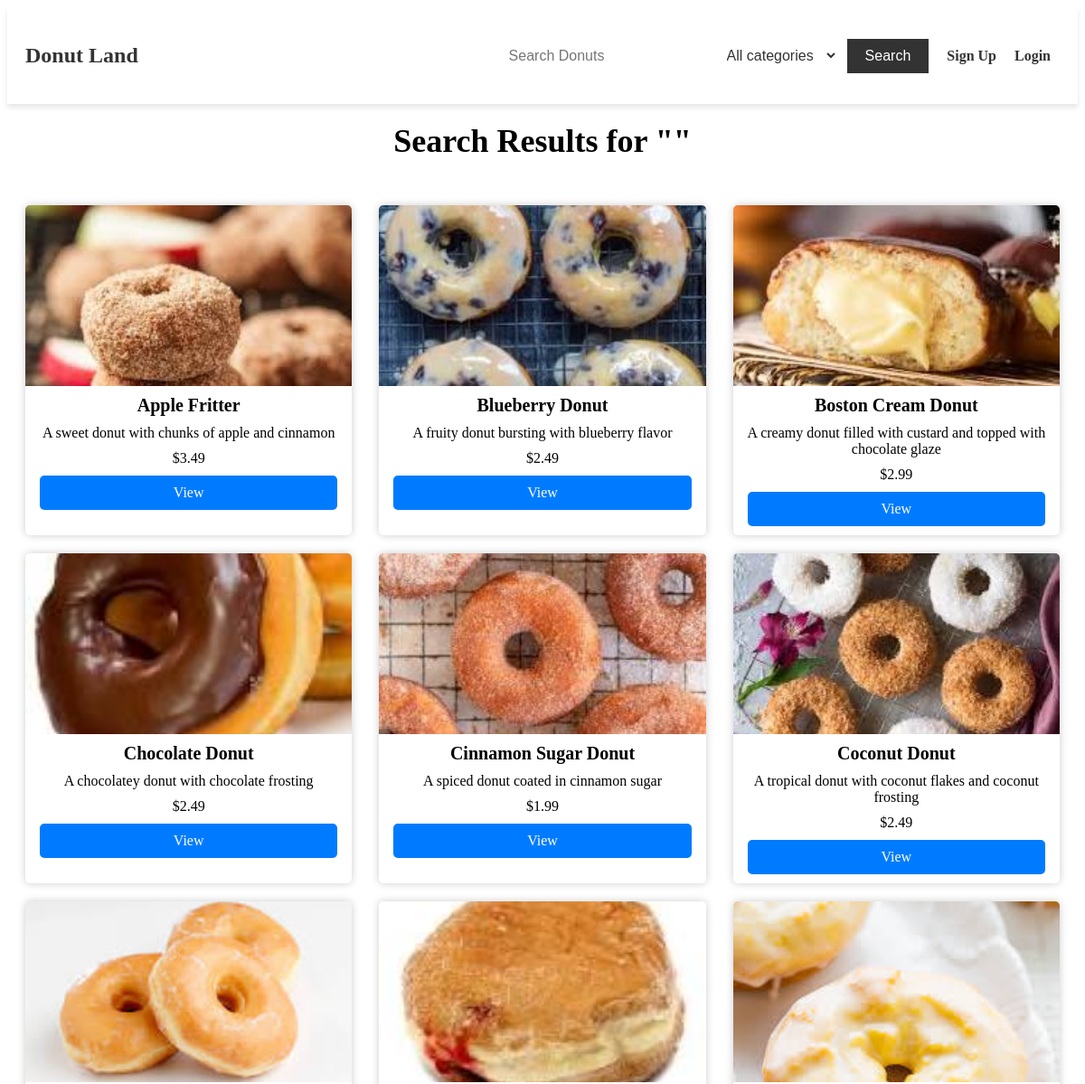
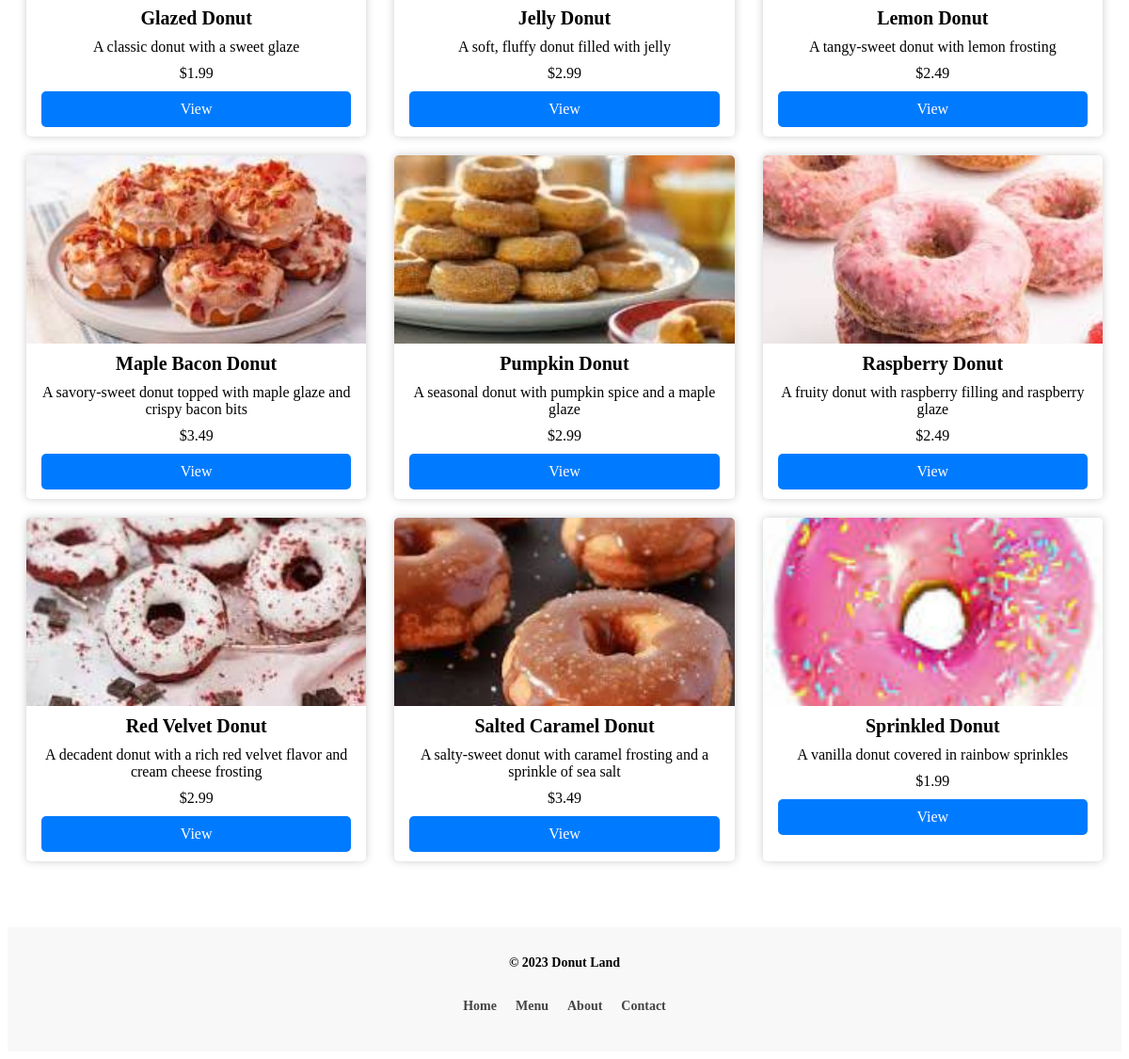
Screenshot of /search.php with the database file from the repository (2 pictures, top to bottom).
### tables this page shows
CREATE TABLE `items` (
  `id` int(11) NOT NULL,
  `name` varchar(30) NOT NULL,
  `description` varchar(300) NOT NULL,
  `price` decimal(10,2) NOT NULL,
  `image` varchar(100) DEFAULT NULL,
  `created_at` timestamp NOT NULL DEFAULT current_timestamp() ON UPDATE current_timestamp(),
  `updated_at` timestamp NOT NULL DEFAULT '0000-00-00 00:00:00',
  `category_id` int(11) NOT NULL
);

### search.php (the view, shortened to what this page needs)
<?php
  require_once './database/connect.php';
  $searchTerm = '';
  if ($_SERVER['REQUEST_METHOD'] == 'GET') {
    $searchTerm = htmlspecialchars($_GET['q'], ENT_QUOTES, 'UTF-8');
    $sql = "SELECT * FROM items";
    $params = array();
    $sql .= ' ORDER BY name ASC;';
  } else {
    header("Location: ./");
    exit();
  }
  $stmt = $pdo->prepare($sql);
  $stmt->execute($params);
  $donuts = $stmt->fetchAll(PDO::FETCH_ASSOC);
?>
<!DOCTYPE html>
<html lang="en">
<head>
  <link rel="stylesheet" href="./styles/search.css">
</head>
<body>
  <?php include_once "./header.php" ?>
  <main>
    <h1>Search Results for "<?php echo $searchTerm; ?>"</h1>
    <?php if (count($donuts) > 0): ?>
      <div class="cards-container">
        <?php foreach ($donuts as $donut): ?>
          <div class="card">
            <img src="/images/<?php echo $donut['image']; ?>" alt="<?php echo $donut['name']; ?>">
            <h2><?php echo $donut['name']; ?></h2>
            <p><?php echo $donut['description']; ?></p>
            <p>$<?php echo $donut['price']; ?></p>
            <a href="./item/item?id=<?php echo $donut['id']; ?>">View</a>
          </div>
        <?php endforeach; ?>
      </div>
    <?php else: ?>
      <p>No results found.</p>
    <?php endif; ?>
  </main>
  <?php include_once "footer.php" ?>
</body>
</html>

### header.php (shortened to what this page needs)
<!DOCTYPE html>
<html lang="en">
<head>
</head>
  <header>
    <h1 class="logo"><a href="/" >Donut Land</a></h1>
    <nav>
      <ul>
      <li>
        <form action="/search" method="GET">
          <input type="text" name="q" placeholder="Search Donuts">
          <select name="category">
          <option value="">All categories</option>
        </select>
          <button type="submit">Search</button>
        </form>
      </li>
        <?php if(isset($_SESSION["name"])){ ?>
          <li class="nav-links"><a href="/auth/update_user">Update Info</a></li>
          <li class="nav-links"><a href="/scripts/auth/logout">Logout</a></li>
          <?php } else {?>
            <li class="nav-links"><a href="/auth/signup">Sign Up</a></li>
            <li class="nav-links"><a href="/auth/login">Login</a></li>
          <?php } ?>
      </ul>
    </nav>
  </header>
</body>
</html>

### footer.php (shortened to what this page needs)
<!DOCTYPE html>
<html lang="en">
<head>
</head>
<body>
  <footer>
    <p>&copy; 2023 Donut Land</p>
    <nav>
      <a href="/">Home</a>
      <a href="/item/items">Menu</a>
      <a href="/about">About</a>
      <a href="#">Contact</a>
    </nav>
  </footer>
</body>
</html>

### styles/search.css (style rules this page uses)
body { display: flex; flex-direction: column; min-height: 100vh; justify-content: space-between; }
h1 { font-size: 36px; margin: 20px 0; text-align: center; }
h2 { font-size: 24px; margin: 10px 0; }
p { margin: 10px 0; }
a { color: #007bff; text-decoration: none; transition: color 0.2s ease-in-out; }
.cards-container { display: flex; flex-wrap: wrap; justify-content: space-between; margin: 0 auto; max-width: 1200px; padding: 20px; }
.card { background-color: #fff; border-radius: 5px; box-shadow: 0 0 10px rgba(0, 0, 0, 0.2); margin: 10px 0; overflow: hidden; width: calc(33.333% - 20px); }
.card img { display: block; height: 200px; object-fit: cover; width: 100%; }
.card h2 { font-size: 20px; margin: 10px; text-align: center; }
.card p { margin: 10px; text-align: center; }
.card a { background-color: #007bff; border: none; border-radius: 5px; color: #fff; display: block; margin: 10px auto; padding: 10px 20px; text-align: center; transition: background-color 0.2s ease-in-out; width: 80%; }

### header.php (style rules this page uses)
header { display: flex; justify-content: space-between; align-items: center; padding: 20px; background-color: #fff; box-shadow: 0 4px 6px rgba(0,0,0,.1); }
.logo { font-size: 24px; }
.logo a { color: #333; text-decoration: none; }
nav ul { align-items: center; display: flex; list-style: none; margin: 0; padding: 0; }
nav li { margin: 0 10px; }
nav li a { color: #333; text-decoration: none; font-weight: bold; transition: all 0.3s ease; }
header form { display: flex; align-items: center; }
header form input[type="text"] { border: none; padding: 10px; font-size: 16px; margin-right: 10px; }
header form select { border: none; padding: 10px; font-size: 16px; margin-right: 10px; background-color: #fff; color: #333; }
header form button { background-color: #333; color: #fff; border: none; padding: 10px 20px; font-size: 16px; cursor: pointer; }

### footer.php (style rules this page uses)
footer { position: relative; background-color: #F8F8F8; padding: 30px 0; display: flex; flex-direction: column; align-items: center; font-size: 14px; font-weight: 600; }
footer p { margin: 0; }
footer nav { display: flex; flex-wrap: wrap; justify-content: center; margin-top: 20px; }
footer nav a { color: #444; text-decoration: none; margin: 10px; }

### rows the page displays
items: image (picture), name "Apple Fritter", description "A sweet donut with chunks of apple and cinnamon", price "3.49"
items: image (picture), name "Blueberry Donut", description "A fruity donut bursting with blueberry flavor", price "2.49"
items: image (picture), name "Boston Cream Donut", description "A creamy donut filled with custard and topped with chocolate glaze", price "2.99"
items: image (picture), name "Chocolate Donut", description "A chocolatey donut with chocolate frosting", price "2.49"
items: image (picture), name "Cinnamon Sugar Donut", description "A spiced donut coated in cinnamon sugar", price "1.99"
items: image (picture), name "Coconut Donut", description "A tropical donut with coconut flakes and coconut frosting", price "2.49"
items: image (picture), name "Glazed Donut", description "A classic donut with a sweet glaze", price "1.99"
items: image (picture), name "Jelly Donut", description "A soft, fluffy donut filled with jelly", price "2.99"
items: image (picture), name "Lemon Donut", description "A tangy-sweet donut with lemon frosting", price "2.49"
items: image (picture), name "Maple Bacon Donut", description "A savory-sweet donut topped with maple glaze and crispy bacon bits", price "3.49"
items: image (picture), name "Pumpkin Donut", description "A seasonal donut with pumpkin spice and a maple glaze", price "2.99"
items: image (picture), name "Raspberry Donut", description "A fruity donut with raspberry filling and raspberry glaze", price "2.49"
items: image (picture), name "Red Velvet Donut", description "A decadent donut with a rich red velvet flavor and cream cheese frosting", price "2.99"
items: image (picture), name "Salted Caramel Donut", description "A salty-sweet donut with caramel frosting and a sprinkle of sea salt", price "3.49"
items: image (picture), name "Sprinkled Donut", description "A vanilla donut covered in rainbow sprinkles", price "1.99"
